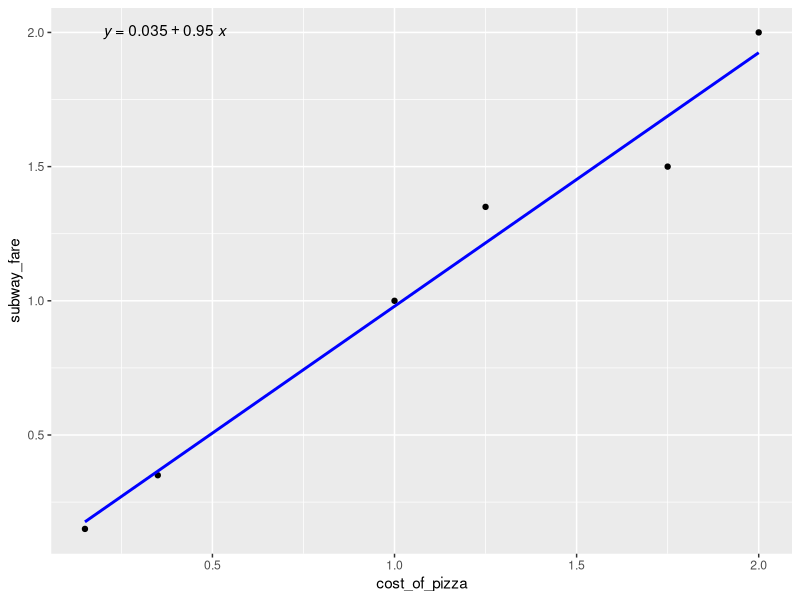
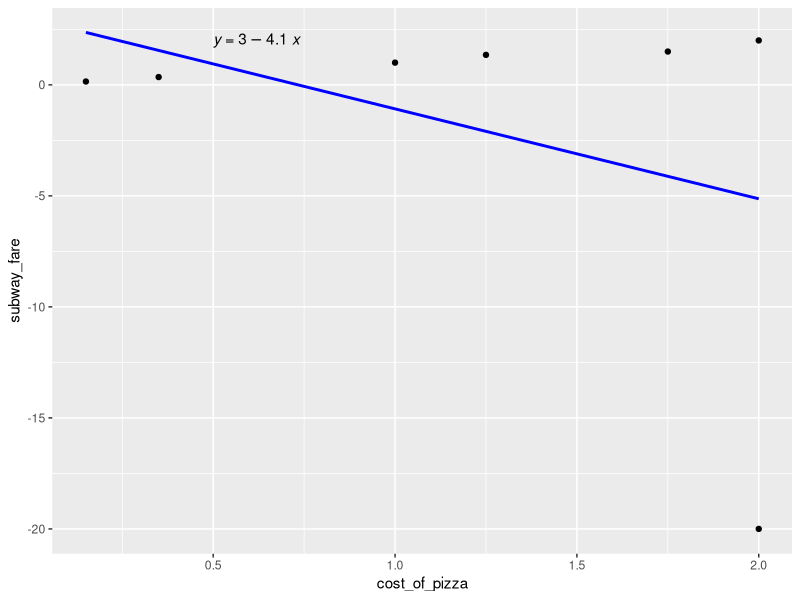
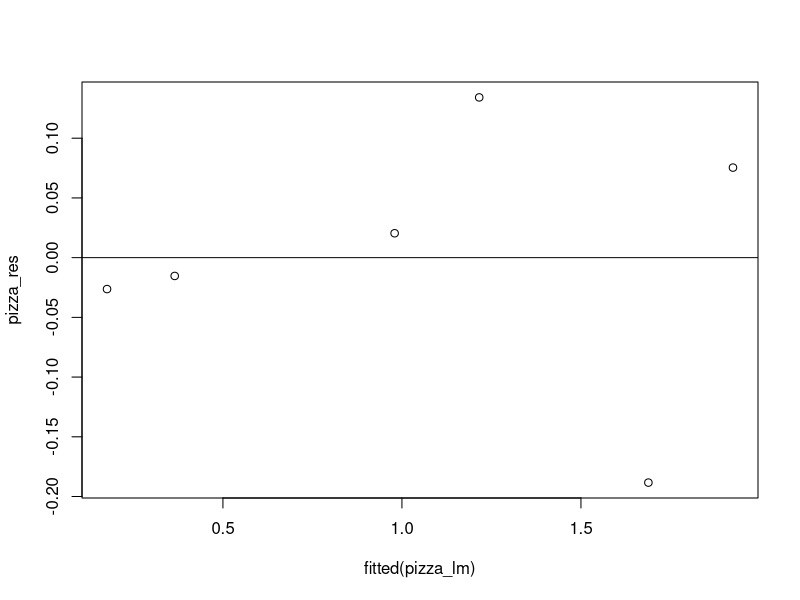

The R script that drew these images, in order:
#install.packages(c('readr', 'ggplot2', 'ggpubr'))
library(readr) # for reading csv
library(ggplot2) # for creating plot
library(ggpubr) # for adding equation to the plot

# check the list of datasets available in RStudio
data()

# load the data
pizza <- read_csv('pizza.csv')
foot_height <- read_csv('foot_height.csv')
choco <- read_csv('choco.csv')
height <- read_csv('height.csv')

# calculating correlation for pizza
cor(pizza$cost_of_pizza, pizza$subway_fare)
cor.test(pizza$cost_of_pizza, pizza$subway_fare)

# correlation for foot height
cor(foot_height$foot, foot_height$height)
cor.test(foot_height$foot, foot_height$height)

# correlation for choco
cor(choco$chocolate, choco$nobel)
cor.test(choco$chocolate, choco$nobel)

# Pearson's critical value
critical.r <- function( n, alpha = .05 ) {
  df <- n - 2
  critical.t <- qt(alpha/2, df, lower.tail = F)
  critical.r <- sqrt( (critical.t^2) / ( (critical.t^2) + df ) )
  return(critical.r)
}
# Example usage: Critical correlation coefficient at sample size of n = 100
critical.r(23, 0.05)
critical.r(6, 0.05)


#### REGRESSION #########

# generate the regression coefficient
pizza_lm <- lm(subway_fare ~ cost_of_pizza, data = pizza)
print(pizza_lm)
summary(pizza_lm) # get more details bout the model, including the se

# plot it
ggplot(pizza, aes(x = cost_of_pizza, y = subway_fare)) + 
  geom_point() +
  geom_smooth(method = "lm", col = "blue", se = F) + # add regression line
  stat_regline_equation(label.x = 0.2, label.y = 2) # add equation to the plot


#=============== infuential points =====================

pizza2 <- read_csv('pizza2.csv')

# generate the regression coefficient
pizza_lm2 <- lm(subway_fare ~ cost_of_pizza, data = pizza2)
print(pizza_lm2)

# plot it
ggplot(pizza2, aes(x = cost_of_pizza, y = subway_fare)) + 
  geom_point() +
  geom_smooth(method = "lm", col = "blue", se = F) + # add regression line
  stat_regline_equation(label.x = 0.5, label.y = 2) # add equation to the plot


#=============== residual plot ==========================

pizza_res <- resid(pizza_lm)   # check residual
print(pizza_res)

plot(fitted(pizza_lm), pizza_res) # plot the residual
abline(0, 0) # add a horizontal line at 0. 

# =========== standard error =====================

# method 1
summary(pizza_lm)

# method 2
sqrt(deviance(pizza_lm)/df.residual(pizza_lm))

# method 3: the longest one (step-by-step)
k=length(pizza_lm$coefficients)-1 #calculate the number of model parameters - 1
SSE=sum(pizza_lm$residuals**2)   #calculate sum of squared residuals
n=length(pizza_lm$residuals)        #calculate total observations in dataset
sqrt(SSE/(n-(1+k)))              #calculate residual standard error

#============= make a prediction & CI ============

# https://www.rdocumentation.org/packages/car/versions/3.0-10/topics/Predict

predict(pizza_lm, newdata= data.frame(cost_of_pizza = 2.25), interval = "confidence", level = 0.95) # CI for one particular prediction
predict(pizza_lm, newdata= data.frame(cost_of_pizza = 2.25), interval = "prediction", level = 0.95) # CI for the whole prediction. 


#========= Multiple Regression ================

daughter_lm <- lm(daughter ~ mother + father, data = height)
print(daughter_lm)
summary(daughter_lm)